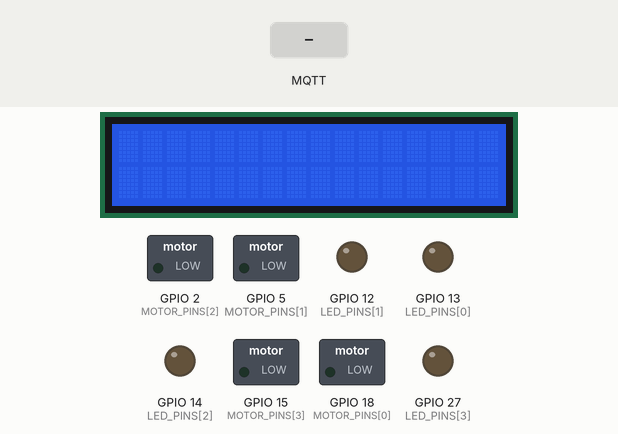
Recording of a sketch running on a simulated ESP32. On the bench: 16×2 character LCD, switched loads named in the sketch (green lamp = pin HIGH), output pins drawn as LEDs (lit = HIGH). The inputs (shaded band) are chosen by the test bench. WiFi joins after 1.5 s; servers stay silent unless stated; no MQTT or app messages arrive unless stated; what the sketch prints to the serial monitor is not drawn.

Above: at 2.7 s.
2.8 s: MQTT message "1" arrives on the first subscribed topic
At 4.0 s:
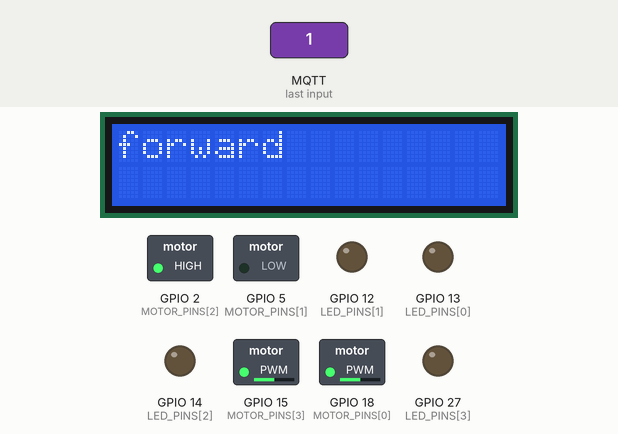
4.3 s: MQTT message "on" arrives on the first subscribed topic
At 5.5 s:
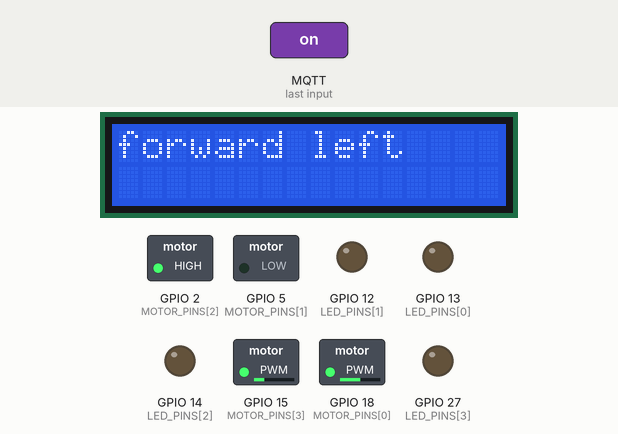
5.8 s: MQTT message "5" arrives on the first subscribed topic
At 6.5 s:
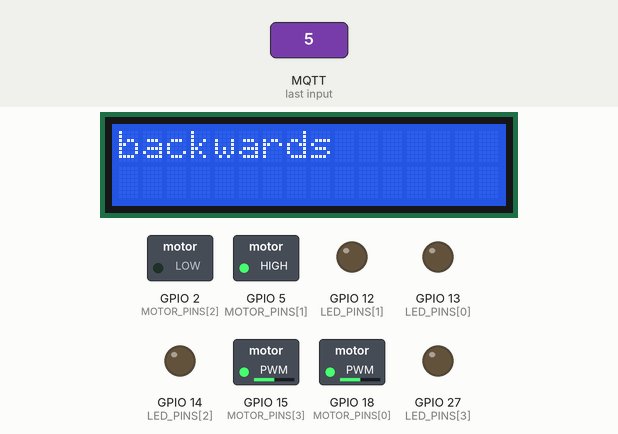
7.3 s: MQTT message "90" arrives on the first subscribed topic
At 8.6 s:
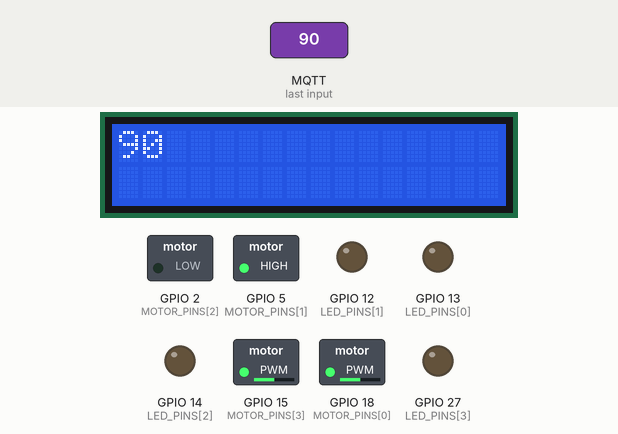
Timing chart, 0 to 9.8 s (numbered marks = the images above; inputs shaded):
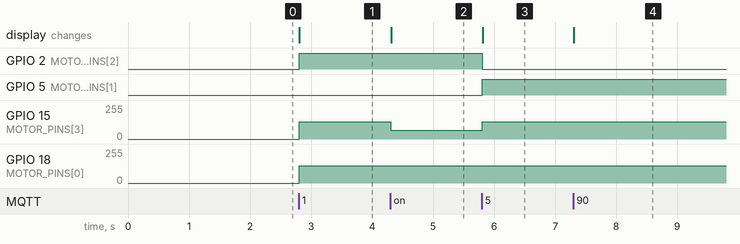

Measured:
- after the input at 2.8 s, GPIO 2 (MOTOR_PINS[2]): LOW → HIGH at once; GPIO 15 (MOTOR_PINS[3]), GPIO 18 (MOTOR_PINS[0]): 0/255 → 128/255 at once; the display: changes at once (image 1)
- after the input at 4.3 s, GPIO 15 (MOTOR_PINS[3]): 128/255 → 64/255 at once; the display: changes at once (image 2)
- after the input at 5.8 s, GPIO 2 (MOTOR_PINS[2]): HIGH → LOW at once; GPIO 5 (MOTOR_PINS[1]): LOW → HIGH at once; GPIO 15 (MOTOR_PINS[3]): 64/255 → 128/255 at once; the display: changes at once (image 3)
- after the input at 7.3 s, the display: changes at once (image 4)

The sketch:

Wagentje.ino
```cpp
#include <LiquidCrystal_I2C.h> // https://github.com/johnrickman/LiquidCrystal_I2C (install as zip)
#include <WiFi.h>              // Standard ESP32 Library
#include <PubSubClient.h>      // https://github.com/knolleary/pubsubclient (intall with library Manager)

// WIFI Credentials
// Connect to Hotspot on mobile phone
const char* WIFI_SSID = ""; // Fill wifi SSID between quotes
const char* WIFI_PASS = ""; // Fill wifi pass between quotes
const char* NAAM = "auto";  // constant to make it easier to set the name for MQTT

//MQTT Information
const char* MQTT_SERVER = "mqtt.luytsm.be"; // DO NOT CHANGE!
// const char* TOPIC = "car/1"; //Uncomment corresponding line to car number
// const char* TOPIC = "car/2"; //Uncomment corresponding line to car number
// const char* TOPIC = "car/3"; //Uncomment corresponding line to car number
// const char* TOPIC = "car/4"; //Uncomment corresponding line to car number
const char* TOPIC = "car/5"; //Uncomment corresponding line to car number
// const char* TOPIC = "car/6"; //Uncomment corresponding line to car number
// const char* TOPIC = "car/7"; //Uncomment corresponding line to car number
// const char* TOPIC = "car/8"; //Uncomment corresponding line to car number

// WIFI and MQTT class instances - DO NOT CHANGE
WiFiClient espClient;
PubSubClient client(espClient);

// Buffer to store MQTT messages - DO NOT CHANGE
char msg[4];//we only need an array of 3 chars because the payload should be between 0-255,
//but just in case, we take an extra char for an end sign like \0

const int PWM_FREQUENCY = 500;
const int PWM_RESOLUTION = 8;
const int PWM_MAX_DC = 255;

// Motor PWM Pin declarations - DO NOT CHANGE
const int PWM_CHANNEL_COUNT = 4;
const int MOTOR_COUNT = 2;

int MOTOR_PINS[PWM_CHANNEL_COUNT] = {18, 5, 2, 15}; //we use pin 2 and 5 as direction pin and pin 18 and 15 as speed pin
int MOTOR_CHANNELS[PWM_CHANNEL_COUNT] = {0, 1, 2, 3};

// LED PWM Pin declarations - DO NOT CHANGE
const int LED_CHANNEL_COUNT = 4;
const int LED_COUNT = 4;

int LED_PINS[LED_COUNT] = {13, 12, 14, 27};
int LED_CHANNELS[LED_CHANNEL_COUNT] = {4, 5, 6, 7};
int LED_STATE[] = {0, 0, 0, 0};

// Phototransitor Pin Declaration - DO NOT CHANGE
const int PL_PIN = 25;
const int TRIG_PIN = 19;
const int ECHO_PIN = 23;

// I2C LCD Initialisation
int LCD_COLUMNS = 16;
int LCD_ROWS = 2;
LiquidCrystal_I2C lcd(0x27, LCD_COLUMNS, LCD_ROWS);

// Enum declaration for commands
// This is done to ensure that the right value is assigned  to the correct
// variable and easy usage in switch statement
enum COMMANDS {
  LEFT_TURN_FORWARD,      // 0 We removed the not needed enums but since we did this
  FORWARD,                // 1
  RIGHT_TURN_FORWARD,     // ...
  RIGHT,
  RIGHT_TURN_BACKWARDS,
  BACKWARDS,
  LEFT_TURN_BACKWARDS,
  LEFT,
  STOP,
};

// Enum declaration for driving direction
// This is done to ensure that the right value is assigned  to the correct
// variable and easy usage in switch statement
enum MOTOR_DIRECTION {
  MOTOR_BACKWARDS = -1,
  MOTOR_STOP = 0,
  MOTOR_FORWARD = 1
};

//variables to store commands and information
int command, lastCommand;

int drivingSpeed = 128;

// Function to setup wifi - DO NOT CHANGE
void setup_wifi() {
  delay(10);
  // We start by connecting to a WiFi network
  Serial.println();
  Serial.print("Connecting to ");
  Serial.println(WIFI_SSID);

  WiFi.begin(WIFI_SSID, WIFI_PASS);
  //Display that we still are trying to connect
  while (WiFi.status() != WL_CONNECTED) {
    delay(500);
    Serial.print(".");
  }
  // Normaly the wifi will connect very fast. If it hangs reset the controller with EN button
  // This needs to be done after the controller is programmed

  // Print connection information
  Serial.println("");
  Serial.println("WiFi connected");
  Serial.println("IP address: ");
  Serial.println(WiFi.localIP());
}
// Function to (re)connect to the MQTT server - DO NOT CHANGE
void reconnect() {
  // Loop until we're reconnected
  while (!client.connected()) {
    Serial.print("Attempting MQTT connection...");
    // Attempt to connect
    if (client.connect(NAAM)) {//we replaced the literal by a string, so it is easier to configure
      Serial.println("connected");
      // Subscribe
      client.subscribe(TOPIC);
      client.publish(TOPIC, "connected");
    } else {
      Serial.print("failed, rc=");
      Serial.print(client.state());
      Serial.println(" try again in 5 seconds");
      // Wait 5 seconds before retrying
      delay(5000);
    }
  }
}


void setup() {
  // Set up serial connection
  // When developing the code necessary for the project, you will need to able to test it.
  // Do this, you can raise the chassis so the tracks dont connect with the ground but
  // still are able to roll freely. This was you can test everything in places and have
  // the wagon driver connected to the PC
  Serial.begin(115200);

  // init of the PWM Pins
  for (int i = 0; i < PWM_CHANNEL_COUNT; i++) {
    ledcSetup(MOTOR_CHANNELS[i], PWM_FREQUENCY, PWM_RESOLUTION);
    ledcAttachPin(MOTOR_PINS[i], MOTOR_CHANNELS[i]);
  }
  driveMotors(MOTOR_STOP, 0, MOTOR_STOP, 0); //put every motor off since when the ESP starts up, the motors start spinning
  //init of the LED Pins
  for (int i = 0; i < LED_COUNT; i++) {
    ledcSetup(LED_CHANNELS[i], PWM_FREQUENCY, PWM_RESOLUTION);
    ledcAttachPin(LED_PINS[i], LED_CHANNELS[i]);
  }
  // init ultrasonic distance sensor
  pinMode(TRIG_PIN, OUTPUT);
  pinMode(ECHO_PIN, INPUT);

  // lcd init
  lcd.init();
  lcd.backlight();

  // wifi init
  setup_wifi();

  //mqtt init
  client.setServer(MQTT_SERVER, 1883);
  client.setCallback(callback);


}

//This function is called when MQTT receives a message
void callback(char* topic, byte* message, unsigned int length) {
  memset(msg, '\0', sizeof(msg));       // clear the execisting data in the buffer
  memcpy(msg, (char*)message, length);  // copy the byte array to char array
  Serial.print("msg: ");                // print msg (1/2)
  Serial.println(msg);                  // print msg (2/2)
}
void loop() {
  // every loop checks if there is a connection with the MQTT server if not
  // reconnect
  if (!client.connected()) {
    reconnect();
  }

  // every loop we will run the MQTT loop and trigger the callback function if neccesary
  client.loop();

  //convert the msg Array TO Integer
  //why this is necesarry will be a bonus  question for the assignment -> the data received will be an array,
  //but since we need an integer to compare to, we need to change the variable type, that's where atio comes into play
  command = atoi(msg);

  // This is the main control structure to handle the incoming statements from MQTT
  // This part doesn't need to be altered if you want to make changes in the
  // following lines, consult dhr Luyts first

  if (command != lastCommand) { //The need of this if statement will be a question on the assignment
    //->this statement will check if we received new data from MQTT
    //if we don't do this, the last command received will every time get executed
    Serial.print("Command: ");
    Serial.println(command);
    lcd.clear();
    switch (command) {
      case LEFT_TURN_FORWARD:  // Curved turn forward to the left
        driveMotors(MOTOR_FORWARD, drivingSpeed, MOTOR_FORWARD, drivingSpeed / 2);
        lcd.print("forward left");
        break;
      case FORWARD: // Drive forward
        driveMotors(MOTOR_FORWARD, drivingSpeed, MOTOR_FORWARD, drivingSpeed);
        lcd.print("forward");
        break;
      case RIGHT_TURN_FORWARD: // Curved turn forward to the right
        driveMotors(MOTOR_FORWARD, drivingSpeed / 2, MOTOR_FORWARD, drivingSpeed);
        lcd.print("forward right");
        break;
      case RIGHT: // Turn right around center point chassis
        driveMotors(MOTOR_BACKWARDS, drivingSpeed, MOTOR_FORWARD, drivingSpeed);
        lcd.print("right");
        break;
      case RIGHT_TURN_BACKWARDS: // Curved turn backwards to the right
        driveMotors(MOTOR_BACKWARDS, drivingSpeed / 2, MOTOR_BACKWARDS, drivingSpeed);
        lcd.print("backwards right");
        break;
      case BACKWARDS: // Drive backwards
        driveMotors(MOTOR_BACKWARDS, drivingSpeed, MOTOR_BACKWARDS, drivingSpeed);
        lcd.print("backwards");
        break;
      case LEFT_TURN_BACKWARDS: // Curved turn backwards to the right
        driveMotors(MOTOR_BACKWARDS, drivingSpeed, MOTOR_BACKWARDS, drivingSpeed / 2);
        lcd.print("backwards left");
        break;
      case LEFT: // Turn left around center point chassis
        driveMotors(MOTOR_FORWARD, drivingSpeed, MOTOR_BACKWARDS, drivingSpeed);
        lcd.print("left");
        break;
      case STOP: // Stop driving
        driveMotors(MOTOR_STOP, 0, MOTOR_STOP, 0);
        lcd.print("stop");
        break;
      default: //Set the driving speed
        drivingSpeed = command;
        lcd.print(drivingSpeed);
        break;
    }
    lastCommand = command; //Another question on the assignment, why is this statement necessary
    //-> we will store the last command received from mqtt into an integer, so we can determine in the next run of the loop if we
    //received new data and if so, we will see which command it is and execute the needed code for that command
  }
}

// This function you need to develop as part of the assignment
// This function is called in the switch statement in the main loop. The goals
// of this function is to control the motors. Try to write a function that can
// handle the parameters. Subfunctions are allowed, hardcoded statements are
// frowned upon

void driveMotors(int leftMotorDirection, int leftMotorSpeed, int rightMotorDirection, int rightMotorSpeed) {
  ledcWrite(3, rightMotorSpeed);
  ledcWrite(0, leftMotorSpeed);
  switch (leftMotorDirection) {
    case 0:
      ledcWrite(1, 0); //put both pins of the left motor off so the motor doesn't turn
      ledcWrite(0, 0);
      break;
    case -1:
      ledcWrite(1, 255); //if the motor doesn't turn correctly, replace 0 by 255 or vice versa
      break;
    case 1:
      ledcWrite(1, 0); //if the motor doesn't turn correctly, replace 0 by 255 or vice versa
      break;
  }
  switch (rightMotorDirection) {
    case 0:
      ledcWrite(2, 0); //put both pins of the right motor off so the motor doesn't turn
      ledcWrite(3, 0);
      break;
    case -1:
      ledcWrite(2, 0); //if the motor doesn't turn correctly, replace 0 by 255 or vice versa
      break;
    case 1:
      ledcWrite(2, 255); //if the motor doesn't turn correctly, replace 0 by 255 or vice versa
      break;
  }
}
```
